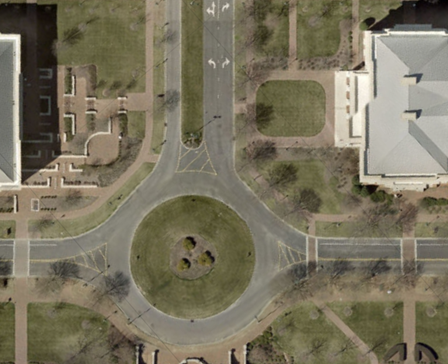
%> input picture Simulations/Experiment#3/traffic circle map.png, 448 x 364 px
$ octave experiment_3.m   (GNU Octave 9; MATLAB toolbox functions it lacks are replaced by stand-ins)
%> lines starting %> are read from the running program, lines starting %| are printed output that depends on the picture
clear all
close all

% 'd' is the distance of the pen from the base of the robot
% 'k' is the control parameter
global d h k m delay;
d = 1.2; k = 10;
h = .08;

non_linear_control = true; m = 5;% Control II & switch threshold
delay = 2; % delay amount \delta


% noise magnitudes
angular_noise = .1;
linear_noise = .5;

position = csvread("int_traffic_circle.csv");
down_sample_amount = 1;
l = 1;
for i = 1:down_sample_amount:length(position)
    new_position(:,l) = position(:,i);
    l = l+1;
end

position = new_position;

state(:,1) =[position(1,1)-6; position(2,1)+d*2; 3*pi/2];

xb(1) = state(1,1) + d*cos(state(3,1));
yb(1) = state(2,1) + d*sin(state(3,1));

theta(1) = state(3,1);
theta_hat(1) = state(3,1);

T = size(position,2)-1;
t = 1:T;

xVelocity = (position(1,t+1) - position(1,t))/h;
yVelocity = (position(2,t+1) - position(2,t))/h;
for i = 1:length(xVelocity)
    vr(i) = sqrt(xVelocity(i)^2+yVelocity(i)^2);
end
for t = 1 : T
     x = [xb(t); yb(t); theta_hat(t)];

    % controller returns the desired velocities
    [v(t), w(t)] = controller(x, xVelocity(t), yVelocity(t),position(:,t));

    n1(t) = linear_noise-2*linear_noise*rand(1)*v(t);
    n2(t) = angular_noise-2*angular_noise*rand(1)*w(t);

    % use the dynamics with desired velocities to generate the velocities
    dot_x = dynamics(theta(t),v(t),w(t),n1(t),n2(t));

    linear_vel(t) = v(t)+n1(t);
    angular_vel(t) = w(t)+n1(t);


    % integrate the position to get the new position
    xb(t+1) = xb(t) + dot_x(1)*h;
    yb(t+1) = yb(t) + dot_x(2)*h;
    theta(t+1) = theta(t) + dot_x(3)*h;

    state(:,t+1) = state(:,t)+ [cos(theta(t)) 0; sin(theta(t)) 0; 0 1]*[linear_vel(t); angular_vel(t)]*h;

    if theta(t+1) > pi
        theta(t+1) = theta(t+1)-2*pi;
    elseif theta(t+1) < -pi
        theta(t+1) = theta(t+1)+2*pi;
    end

    w_delay = [];
    if t >= 1+delay
        i=0;
    for l = t-delay:t
        i = i+1;
        w_delay(i) = w(l);
    end
            theta_hat(t+1) = atan2((state(2,t+1-delay)-state(2,t-delay))/(v(t-delay)), ...
            (state(1,t+1-delay)-state(1,t-delay))/(v(t-delay))) + sum(w_delay)*h;
    else
        i=0;
        for l = 1:t
        i = i+1;
        w_delay(i) = w(l);
        end
        theta_hat(t+1) = theta(1)+sum(w_delay)*h;
    end
end

% error
for i = 1:length(position)
    error = [position(1,i) - xb(i); position(2,i) - yb(i)];
    error_norm(i) = norm(error);
    theta_e(i) = abs(theta(i)-theta_hat(i));
end

% velocity norm & noise
velocity_norm(1) = 0;
for i = 1:length(xb)-1
    Z = [xVelocity(i); yVelocity(i)];
    reference_velocity_norm(i) = norm(Z);
    u(i) = n1(i)^2+n2(i)^2*d^2;
end

% velocity bounds
for i = 1:length(xb)-1
    max_v(i) = max(reference_velocity_norm)+k*m;
    max_w(i) = 1/d*max(reference_velocity_norm)+k*m/d;
end

alpha = .5;
beta = .5;
gamma = (alpha^2+beta^2);
theta_max = delay*max(abs(n2));
eta = max(n1)^2+max(n2)^2*d^2;

c1 = 2*k*cos(theta_max);
c2 = 2*max(vr)^2/alpha^2*(sin(theta_max/2)^2)+eta/beta^2;
c3 = m^2*c1-c2;
c4 = c1-gamma;
m^2-c3/gamma
error_norm(1)^2-c3/gamma
tstar = 1/gamma*log((m^2-c3/gamma)/(error_norm(1)^2-c3/gamma))
for t = 0:length(xb)-1
    i = t+1;
    if t*h <= tstar && tstar > 0
        e_upper(i) = sqrt((error_norm(1)^2-c3/gamma)*exp(gamma*t*h)+c3/gamma);

    elseif t*h > tstar && tstar > 0
        e_upper(i) = sqrt((m^2-c2/c4)*exp(-c4*(t-tstar)*h)+c2/c4);
    else
        e_upper(i) = error_norm(1);
    end
end

%bounded velocities
figure
subplot(2,1,1)
plot([1:length(xb(1,:))-1]*h, max_v)
hold on
plot([1:length(xb(1,:))-1]*h, abs(v))
legend('max v','v','location','best')
hold off
subplot(2,1,2)
plot([1:length(xb(1,:))-1]*h, max_w)
hold on
plot([1:length(xb(1,:))-1]*h, abs(w))
legend('max w','w','location','best')
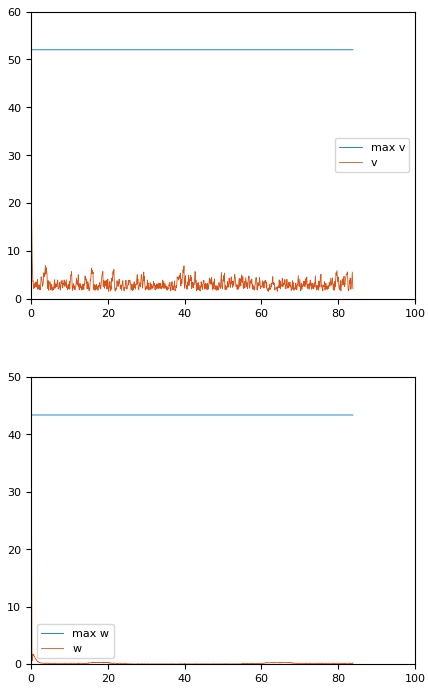
%> figure redrawn from the program's plot data, 2 panels; panel 1: curve peaks at x = 0.16, y = 17.02; panel 2: curve peaks at x = 0.08, y = 40.86
hold off

% bounded error
figure
plot([0:length(xb(1,:))-1]*h, error_norm)
hold on
plot([0:length(xb(1,:))-1]*h, e_upper)
legend('||e(t)||','Upperbound(t)','location','best')
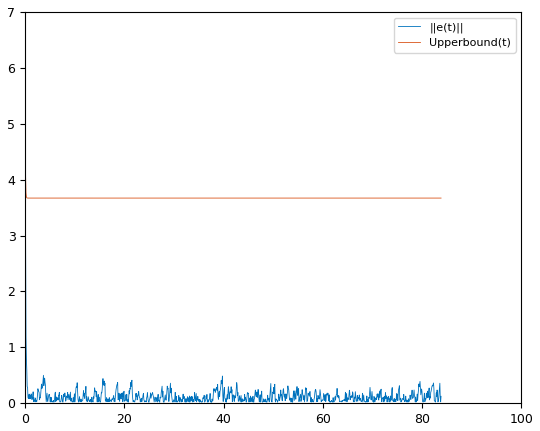
%> figure redrawn from the program's plot data; curve peaks at x = 0, y = 6.12
hold off

figure
map1 = imread('traffic circle map.png');
%> map1 is the input picture: size 364x448x3 uint8; mean R, G, B 121.6, 115.1, 94.4
map = image(flip(map1,1),'XData',[0 120],'YData',[0 100]);
set(gca,'YDir','normal')
hold on
for i = 1:10:length(xb)
    circle(position(1,i), position(2,i),e_upper(i),[.7 .7 .7],.5);
end

plot(position(1,:),position(2,:),'color','b');
plot(xb, yb,'color','r')
legend('reference trajectory','base-point', "location", 'northeast')
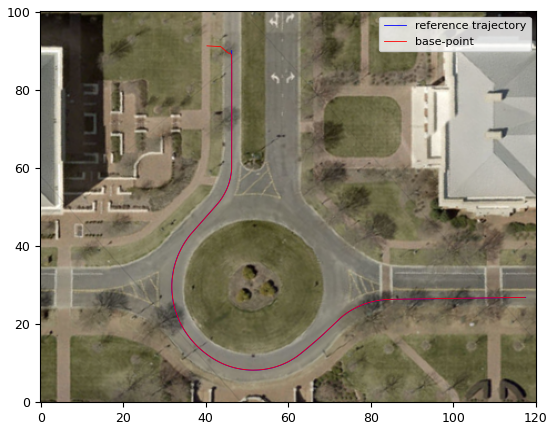
%> figure redrawn from the program's plot data
hold off
figure
plot([1:size(linear_vel,2)]*h, linear_vel); hold on
plot([1:size(angular_vel,2)]*h, angular_vel);
legend('|v|', '|w|')
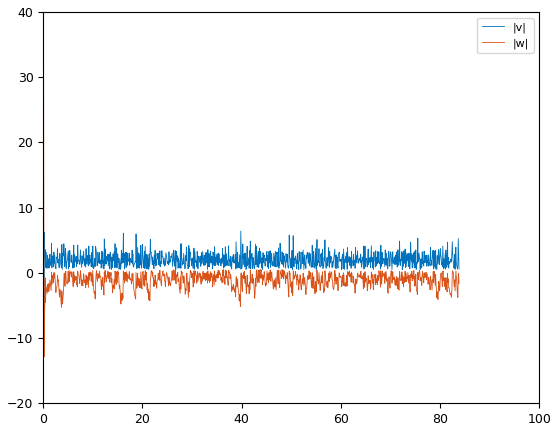
%> figure redrawn from the program's plot data; curve peaks at x = 39.84, y = 6.4; curve peaks at x = 0.08, y = 31.37

function [v, w] = controller(x, xVelocity, yVelocity,position)
global d k m

J = [cos(x(3)) -d*sin(x(3));
    sin(x(3))  d*cos(x(3)) ];
E = x(1:2,1)- [position(1); position(2)];

if norm(E) > m
        v_feedback = [xVelocity; yVelocity] - k*m/norm(E)*E;
    else
    v_feedback = [xVelocity; yVelocity] - k*E;
end

desired_control = (J)\v_feedback;

v = desired_control(1);
w = desired_control(2);

end

function dot_x = dynamics(theta,v,w,n1,n2)
global d

M = [cos(theta) -d*sin(theta);
     sin(theta)  d*cos(theta);
     0               1      ];

dot_x = M*[v+n1; w+n2];

end

function circles = circle(x,y,r,c,trans)
hold on
th = 0:pi/50:2*pi;
x_circle = r * cos(th) + x;
y_circle = r * sin(th) + y;
fill(x_circle, y_circle,c,'LineStyle','none','FaceAlpha', trans,'HandleVisibility','off')
end
